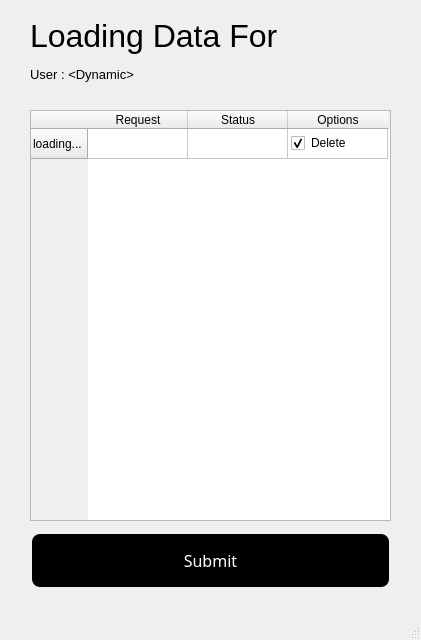
<?xml version="1.0" encoding="UTF-8"?>
<ui version="4.0">
 <class>MainWindow</class>
 <widget class="QMainWindow" name="MainWindow">
  <property name="geometry">
   <rect>
    <x>0</x>
    <y>0</y>
    <width>421</width>
    <height>640</height>
   </rect>
  </property>
  <property name="windowTitle">
   <string>MainWindow</string>
  </property>
  <property name="styleSheet">
   <string notr="true">font: 8pt &quot;Space Grotesk&quot;;</string>
  </property>
  <widget class="QWidget" name="centralwidget">
   <widget class="QLabel" name="label_7">
    <property name="geometry">
     <rect>
      <x>30</x>
      <y>10</y>
      <width>361</width>
      <height>81</height>
     </rect>
    </property>
    <property name="text">
     <string>&lt;html&gt;&lt;head/&gt;&lt;body&gt;&lt;p&gt;&lt;span style=&quot; font-size:24pt;&quot;&gt;Loading Data For&lt;/span&gt;&lt;/p&gt;&lt;p&gt;&lt;span style=&quot; font-size:10pt;&quot;&gt;User : &amp;lt;Dynamic&amp;gt;&lt;/span&gt;&lt;/p&gt;&lt;/body&gt;&lt;/html&gt;</string>
    </property>
   </widget>
   <widget class="QTableWidget" name="tableWidget">
    <property name="geometry">
     <rect>
      <x>30</x>
      <y>110</y>
      <width>361</width>
      <height>411</height>
     </rect>
    </property>
    <row>
     <property name="text">
      <string>loading...</string>
     </property>
    </row>
    <column>
     <property name="text">
      <string>Request</string>
     </property>
    </column>
    <column>
     <property name="text">
      <string>Status</string>
     </property>
    </column>
    <column>
     <property name="text">
      <string>Options</string>
     </property>
    </column>
    <item row="0" column="2">
     <property name="text">
      <string>Delete</string>
     </property>
     <property name="checkState">
      <enum>Checked</enum>
     </property>
    </item>
   </widget>
   <widget class="QPushButton" name="pushButton_2">
    <property name="geometry">
     <rect>
      <x>30</x>
      <y>530</y>
      <width>361</width>
      <height>61</height>
     </rect>
    </property>
    <property name="font">
     <font>
      <family>Space Grotesk</family>
      <pointsize>-1</pointsize>
      <weight>50</weight>
      <italic>false</italic>
      <bold>false</bold>
      <underline>false</underline>
      <strikeout>false</strikeout>
     </font>
    </property>
    <property name="styleSheet">
     <string notr="true">/* QPushButton Style */
QPushButton {
    background-color: #000; /* Black */
    border: none;
    color: #FFF; /* White */
    padding: 12px 24px;
    text-align: center;
    text-decoration: none;
    display: inline-block;
    font-size: 16px;
    margin: 4px 2px;
    transition-duration: 0.4s;
    cursor: pointer;
    border-radius: 8px;
}

QPushButton:hover {
    background-color: #333; /* Darker Gray */
}

QPushButton:pressed {
    background-color: #666; /* Even Darker Gray */
    box-shadow: 0 3px 6px rgba(0, 0, 0, 0.16), 0 3px 6px rgba(0, 0, 0, 0.23);
}
</string>
    </property>
    <property name="text">
     <string>Submit</string>
    </property>
   </widget>
  </widget>
  <widget class="QStatusBar" name="statusbar"/>
 </widget>
 <resources/>
 <connections/>
</ui>
